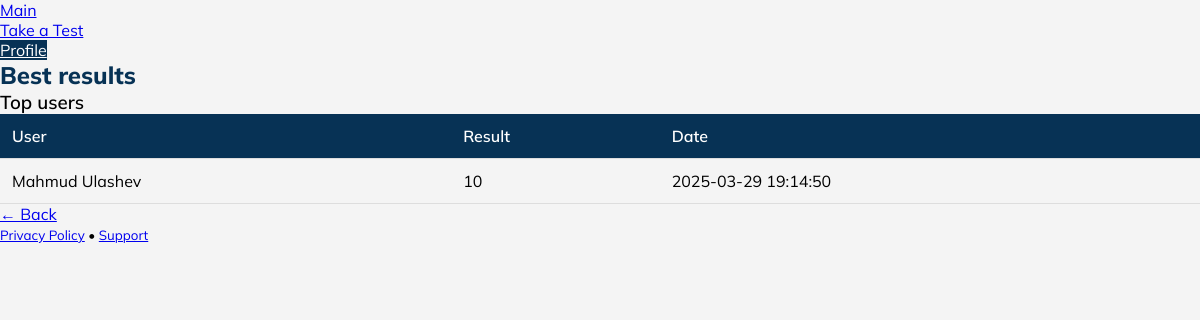
The app's page /leaderboard with its own data.
### tables this page shows
CREATE TABLE results (
    id INTEGER PRIMARY KEY AUTOINCREMENT,
    user_id INTEGER NOT NULL,
    ball INTEGER NOT NULL,
    test_date TEXT NOT NULL,
    FOREIGN KEY (user_id) REFERENCES users(id)
);

CREATE TABLE users (
    id INTEGER PRIMARY KEY AUTOINCREMENT,
    first_name TEXT NOT NULL,
    last_name TEXT NOT NULL,
    username TEXT UNIQUE NOT NULL,
    password TEXT NOT NULL,
    is_admin INTEGER DEFAULT 0
);

### app.py (the view)
@app.route("/leaderboard")
def leaderboard():
    conn = conn_databaza()
    cursor = conn.cursor()
    cursor.execute("""
        SELECT users.first_name, users.last_name, results.ball, results.test_date
        FROM results
        JOIN users ON results.user_id = users.id
        ORDER BY results.ball DESC, results.test_date ASC
    """)
    leaders = cursor.fetchall()
    conn.close()
    return render_template("leaderboard.html", leaders=leaders)

### app.py (called while the page is built)
def conn_databaza():
    conn = sqlite3.connect("users.db")
    conn.row_factory = sqlite3.Row
    return conn

### templates/leaderboard.html (shortened to what this page needs)
<!DOCTYPE html>
<html lang="en">
<head>
    <link rel="stylesheet" href="https://cdn.jsdelivr.net/npm/@picocss/pico@1/css/pico.min.css">
    <link rel="stylesheet" href="/static/profile.css">
</head>
<body>
    <div class="header-wrapper">
        <nav class="container">
            <ul>
                <li><a href="/">Main</a></li>
            </ul>
            <ul>
                <li><a href="/test-cover">Take a Test</a></li>
                <li><a  class="profile" href="/profile">Profile</a></li>
            </ul>
        </nav>
    </div>
    <main class="container">
        <section>
            <hgroup>
                <h2>Best results</h2>
                <h3>Top users</h3>
            </hgroup>
            <table>
                <thead>
                    <tr>
                        <th>User</th>
                        <th>Result</th>
                        <th>Date</th>
                    </tr>
                </thead>
                <tbody>
                    {% for leader in leaders %}
                    <tr>
                        <td>{{ leader["first_name"] }} {{ leader["last_name"] }}</td>
                        <td>{{ leader["ball"] }}</td>
                        <td>{{ leader["test_date"] }}</td>
                    </tr>
                    {% endfor %}
                </tbody>
            </table>
            <a href="/" role="button">← Back</a>
        </section>
    </main>
    <footer class="container">
        <small><a href="#">Privacy Policy</a> • <a href="#">Support</a></small>
    </footer>
</body>
</html>

### static/profile.css (style rules this page uses)
*, html { margin: 0; padding: 0; box-sizing: border-box; }
.container { max-width: 1200px; margin: 0 auto; }
body { font-family: 'Mulish', sans-serif; background: #f4f4f4; }
main { margin-top: 30px; }
hgroup h2 { font-weight: 800; color: #073255; }
hgroup h3 { font-weight: 600; color:black; }
h3 { color: black; }
table { width: 100%; border-collapse: collapse; }
table th, table td { padding: 12px; border-bottom: 1px solid #ddd; text-align: left; color: black; }
table th { background: #073255; font-weight: 600; color: white; }
.profile { background-color: #073255; color: white; }

### records on screen
results: first_name "Mahmud", last_name "Ulashev", ball "10", test_date "2025-03-29 19:14:50"
